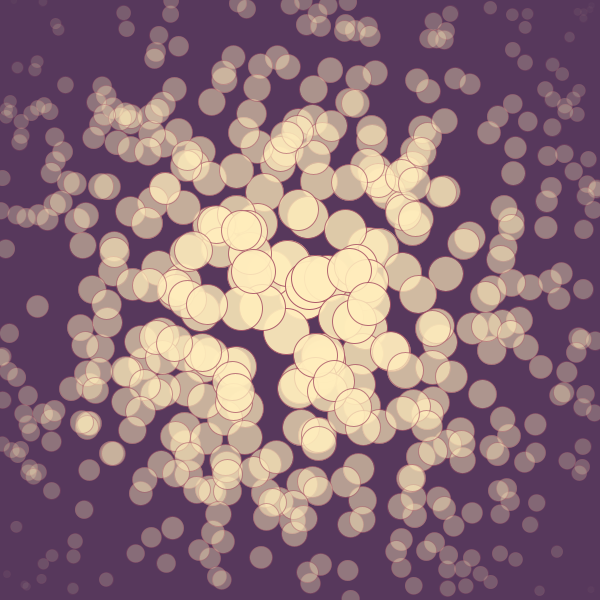
Frame 1 (no input)
Frame 60 (the mouse pressed at the canvas centre just before this capture): identical to frame 1, image omitted
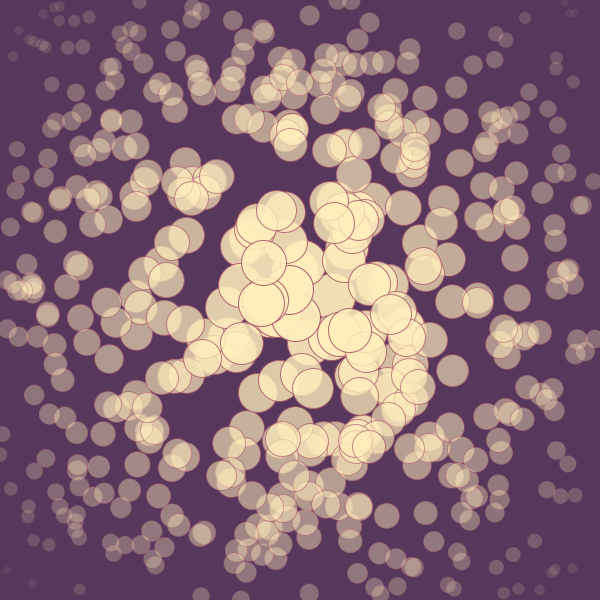
Frame 120 (the mouse held since frame 60 and released just before this capture)

The Processing sketch that drew these frames (run headless with seeded random() and noise(); from frame 60 on, the mouse is pressed at the canvas centre):

// Processing sketch: processing_151710
// ── processing_151710.pde

int ars = 0;


void setup ()
{
  size (600, 600);
  smooth();
}

void draw ()
{
  background (#57385c);
  randomSeed (ars);

  float maxDistance = dist (0, 0, width/2, height/2);

  int i = 0;

  while ( i < 500)
  {
    float x = random (width);
    float y = random (height);
    float distance = dist (x, y, width/2, height/2);
    float myAlpha = map (distance, 0, maxDistance, 255, 0);
    float myDiameter = map (distance, 0, maxDistance, 50, 5);

    stroke (#A75265, myAlpha);
    fill (#ffedbc, myAlpha);
    ellipse (x, y, myDiameter, myDiameter);
    
    i = i+1;
  }
}

void mousePressed ()
{
  if (mouseButton == LEFT) 
  {
    ars = ars +1;
  }
  else
  {
    ars = ars -1;
  }
}
